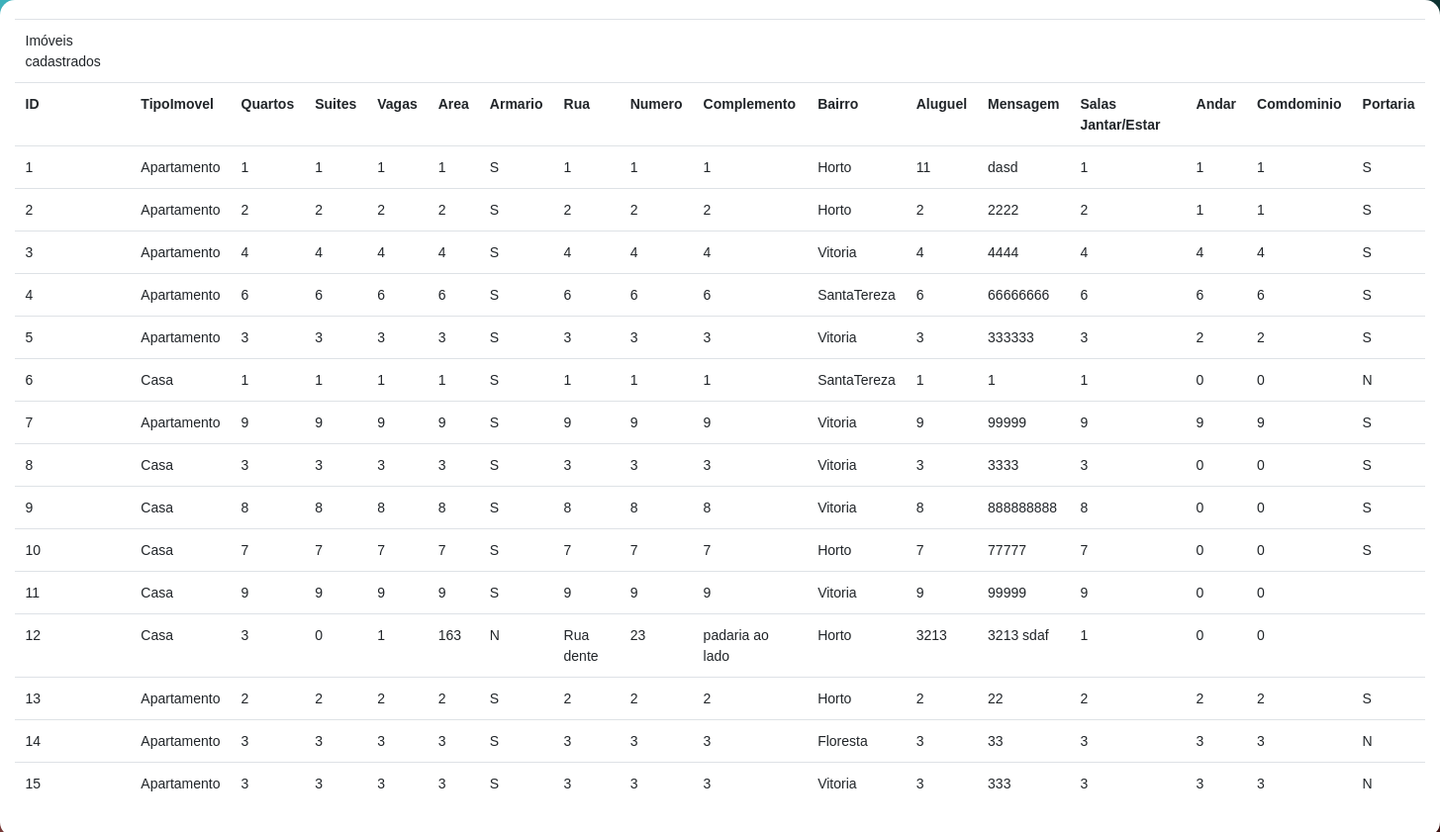
The page /consulta.php on the database as committed earlier.
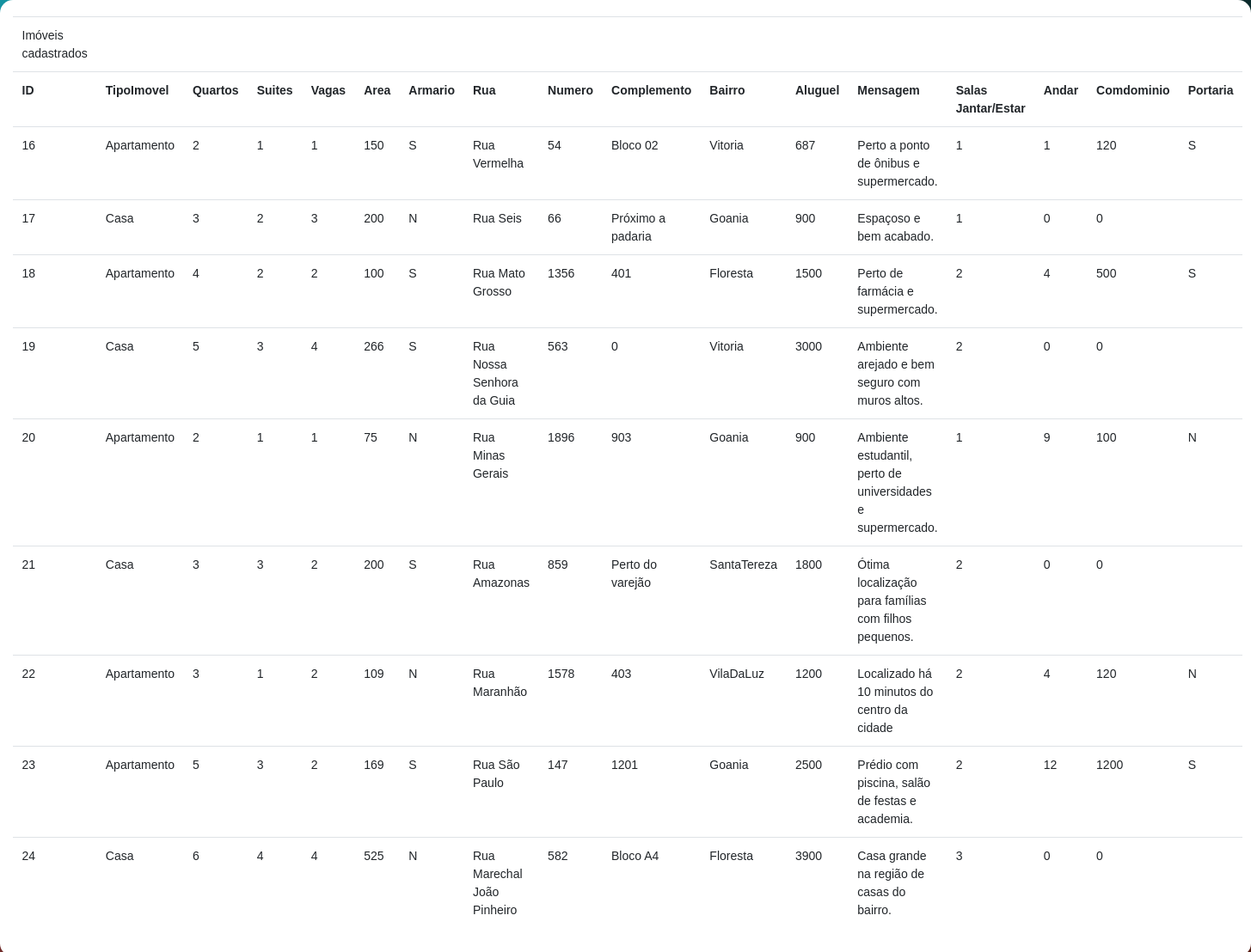
The same page on the database as committed later.
### tables this page shows
CREATE TABLE `imobiliaria` (
  `tipoImovel` varchar(30) NOT NULL,
  `quartos` int(11) NOT NULL,
  `suites` int(11) NOT NULL,
  `vagas` int(11) NOT NULL,
  `area` int(11) NOT NULL,
  `armario` varchar(1) NOT NULL,
  `rua` varchar(50) NOT NULL,
  `numero` int(11) NOT NULL,
  `complemento` varchar(100) NOT NULL,
  `bairro` varchar(50) NOT NULL,
  `aluguel` int(11) NOT NULL,
  `mensagem` varchar(100) NOT NULL,
  `salas` int(11) NOT NULL,
  `andar` int(11) NOT NULL,
  `condominio` int(11) NOT NULL,
  `portaria` varchar(1) NOT NULL,
  `ID` int(11) NOT NULL
);

### consulta.php (the view, shortened to what this page needs)
<!doctype html>
<html lang="pt-br">
  <head>
    <link rel="stylesheet" href="css/bootstrap.min.css">
    <link rel="stylesheet" href="style.css">
</head>
<body>
    <div class="containers col-lg">
<?php
		include_once("conexao.php");
		echo "<table class='table table-hover'>";
		echo "<tr>";
		echo "<td>Imóveis cadastrados</td>";
		echo "<td></td>";
		echo "<td></td>";
		echo "<td></td>";
		echo "<td></td>";
		echo "<td></td>";
		echo "<td></td>";
		echo "<td></td>";
		echo "<td></td>";
		echo "<td></td>";
		echo "<td></td>";
		echo "<td></td>";
		echo "<td></td>";
		echo "<td></td>";
		echo "<td></td>";
		echo "<td></td>";
		echo "<td></td>";
		echo "</tr>";
		echo "<tr>";
		echo "<th>ID</th>";
		echo "<th>TipoImovel</th>";
		echo "<th>Quartos</th>";
		echo "<th>Suites</th>";
		echo "<th>Vagas</th>";
		echo "<th>Area</th>";
		echo "<th>Armario</th>";
		echo "<th>Rua</th>";
		echo "<th>Numero</th>";
		echo "<th>Complemento</th>";
		echo "<th>Bairro</th>";
		echo "<th>Aluguel</th>";
		echo "<th>Mensagem</th>";
		echo "<th>Salas Jantar/Estar</th>";
		echo "<th>Andar</th>";
		echo "<th>Comdominio</th>";
		echo "<th>Portaria</th>";
		echo "</tr>";
		$result_imovel = "SELECT * FROM imobiliaria";
		$resultado_imovel = mysqli_query($conn,$result_imovel) or die("Error ao tentar buscar registro");
		while ($row_imovel = mysqli_fetch_array($resultado_imovel))  {
                $ID = $row_imovel['ID'];
				$tipoImovel =$row_imovel['tipoImovel'];$quartos=$row_imovel['quartos'];
				$suites=$row_imovel['suites'];$vagas=$row_imovel['vagas'];
				$area=$row_imovel['area'];$armario=$row_imovel['armario'];
				$rua=$row_imovel['rua'];$numero=$row_imovel['numero'];
				$complemento=$row_imovel['complemento'];$bairro=$row_imovel['bairro'];
				$aluguel=$row_imovel['aluguel'];
				$mensagem=$row_imovel['mensagem'];$salas=$row_imovel['salas'];
				$andar=$row_imovel['andar'];$condominio=$row_imovel['condominio'];
				$portaria=$row_imovel['portaria'];
                echo "<tr>";
				echo "<td>".$ID."</td>";
				echo "<td>".$tipoImovel."</td>";
				echo "<td>".$quartos."</td>";
				echo "<td>".$suites."</td>";
				echo "<td>".$vagas."</td>";
				echo "<td>".$area."</td>";
				echo "<td>".$armario."</td>";
				echo "<td>".$rua."</td>";
				echo "<td>".$numero."</td>";
				echo "<td>".$complemento."</td>";
				echo "<td>".$bairro."</td>";
				echo "<td>".$aluguel."</td>";
				echo "<td>".$mensagem."</td>";
				echo "<td>".$salas."</td>";
				echo "<td>".$andar."</td>";
				echo "<td>".$condominio."</td>";
				echo "<td>".$portaria."</td>";
				echo "</tr>";
		}
?>
    </div>
</body>
</html>

Rows that differ between the two databases and show on the page:
removed imobiliaria: ID "1", tipoImovel "Apartamento", quartos "1", suites "1", vagas "1", area "1", armario "S", rua "1", numero "1", complemento "1", bairro "Horto", aluguel "11", mensagem "dasd", salas "1", andar "1", condominio "1", portaria "S"
removed imobiliaria: ID "2", tipoImovel "Apartamento", quartos "2", suites "2", vagas "2", area "2", armario "S", rua "2", numero "2", complemento "2", bairro "Horto", aluguel "2", mensagem "2222", salas "2", andar "1", condominio "1", portaria "S"
removed imobiliaria: ID "3", tipoImovel "Apartamento", quartos "4", suites "4", vagas "4", area "4", armario "S", rua "4", numero "4", complemento "4", bairro "Vitoria", aluguel "4", mensagem "4444", salas "4", andar "4", condominio "4", portaria "S"
removed imobiliaria: ID "4", tipoImovel "Apartamento", quartos "6", suites "6", vagas "6", area "6", armario "S", rua "6", numero "6", complemento "6", bairro "SantaTereza", aluguel "6", mensagem "66666666", salas "6", andar "6", condominio "6", portaria "S"
removed imobiliaria: ID "5", tipoImovel "Apartamento", quartos "3", suites "3", vagas "3", area "3", armario "S", rua "3", numero "3", complemento "3", bairro "Vitoria", aluguel "3", mensagem "333333", salas "3", andar "2", condominio "2", portaria "S"
removed imobiliaria: ID "6", tipoImovel "Casa", quartos "1", suites "1", vagas "1", area "1", armario "S", rua "1", numero "1", complemento "1", bairro "SantaTereza", aluguel "1", mensagem "1", salas "1", andar "0", condominio "0", portaria "N"
removed imobiliaria: ID "7", tipoImovel "Apartamento", quartos "9", suites "9", vagas "9", area "9", armario "S", rua "9", numero "9", complemento "9", bairro "Vitoria", aluguel "9", mensagem "99999", salas "9", andar "9", condominio "9", portaria "S"
removed imobiliaria: ID "8", tipoImovel "Casa", quartos "3", suites "3", vagas "3", area "3", armario "S", rua "3", numero "3", complemento "3", bairro "Vitoria", aluguel "3", mensagem "3333", salas "3", andar "0", condominio "0", portaria "S"
removed imobiliaria: ID "9", tipoImovel "Casa", quartos "8", suites "8", vagas "8", area "8", armario "S", rua "8", numero "8", complemento "8", bairro "Vitoria", aluguel "8", mensagem "888888888", salas "8", andar "0", condominio "0", portaria "S"
removed imobiliaria: ID "10", tipoImovel "Casa", quartos "7", suites "7", vagas "7", area "7", armario "S", rua "7", numero "7", complemento "7", bairro "Horto", aluguel "7", mensagem "77777", salas "7", andar "0", condominio "0", portaria "S"
removed imobiliaria: ID "11", tipoImovel "Casa", quartos "9", suites "9", vagas "9", area "9", armario "S", rua "9", numero "9", complemento "9", bairro "Vitoria", aluguel "9", mensagem "99999", salas "9", andar "0", condominio "0"
removed imobiliaria: ID "12", tipoImovel "Casa", quartos "3", suites "0", vagas "1", area "163", armario "N", rua "Rua dente", numero "23", complemento "padaria ao lado", bairro "Horto", aluguel "3213", mensagem "3213 sdaf", salas "1", andar "0", condominio "0"
removed imobiliaria: ID "13", tipoImovel "Apartamento", quartos "2", suites "2", vagas "2", area "2", armario "S", rua "2", numero "2", complemento "2", bairro "Horto", aluguel "2", mensagem "22", salas "2", andar "2", condominio "2", portaria "S"
removed imobiliaria: ID "14", tipoImovel "Apartamento", quartos "3", suites "3", vagas "3", area "3", armario "S", rua "3", numero "3", complemento "3", bairro "Floresta", aluguel "3", mensagem "33", salas "3", andar "3", condominio "3", portaria "N"
removed imobiliaria: ID "15", tipoImovel "Apartamento", quartos "3", suites "3", vagas "3", area "3", armario "S", rua "3", numero "3", complemento "3", bairro "Vitoria", aluguel "3", mensagem "333", salas "3", andar "3", condominio "3", portaria "N"
added imobiliaria: ID "16", tipoImovel "Apartamento", quartos "2", suites "1", vagas "1", area "150", armario "S", rua "Rua Vermelha", numero "54", complemento "Bloco 02", bairro "Vitoria", aluguel "687", mensagem "Perto a ponto de ônibus e supermercado.", salas "1", andar "1", condominio "120", portaria "S"
added imobiliaria: ID "17", tipoImovel "Casa", quartos "3", suites "2", vagas "3", area "200", armario "N", rua "Rua Seis", numero "66", complemento "Próximo a padaria", bairro "Goania", aluguel "900", mensagem "Espaçoso e bem acabado.", salas "1", andar "0", condominio "0"
added imobiliaria: ID "18", tipoImovel "Apartamento", quartos "4", suites "2", vagas "2", area "100", armario "S", rua "Rua Mato Grosso", numero "1356", complemento "401", bairro "Floresta", aluguel "1500", mensagem "Perto de farmácia e supermercado.", salas "2", andar "4", condominio "500", portaria "S"
added imobiliaria: ID "19", tipoImovel "Casa", quartos "5", suites "3", vagas "4", area "266", armario "S", rua "Rua Nossa Senhora da Guia", numero "563", complemento "0", bairro "Vitoria", aluguel "3000", mensagem "Ambiente arejado e bem seguro com muros altos.", salas "2", andar "0", condominio "0"
added imobiliaria: ID "20", tipoImovel "Apartamento", quartos "2", suites "1", vagas "1", area "75", armario "N", rua "Rua Minas Gerais", numero "1896", complemento "903", bairro "Goania", aluguel "900", mensagem "Ambiente estudantil, perto de universidades e supermercado.", salas "1", andar "9", condominio "100", portaria "N"
added imobiliaria: ID "21", tipoImovel "Casa", quartos "3", suites "3", vagas "2", area "200", armario "S", rua "Rua Amazonas", numero "859", complemento "Perto do varejão", bairro "SantaTereza", aluguel "1800", mensagem "Ótima localização para famílias com filhos pequenos.", salas "2", andar "0", condominio "0"
added imobiliaria: ID "22", tipoImovel "Apartamento", quartos "3", suites "1", vagas "2", area "109", armario "N", rua "Rua Maranhão", numero "1578", complemento "403", bairro "VilaDaLuz", aluguel "1200", mensagem "Localizado há 10 minutos do centro da cidade", salas "2", andar "4", condominio "120", portaria "N"
added imobiliaria: ID "23", tipoImovel "Apartamento", quartos "5", suites "3", vagas "2", area "169", armario "S", rua "Rua São Paulo", numero "147", complemento "1201", bairro "Goania", aluguel "2500", mensagem "Prédio com piscina, salão de festas e academia.", salas "2", andar "12", condominio "1200", portaria "S"
added imobiliaria: ID "24", tipoImovel "Casa", quartos "6", suites "4", vagas "4", area "525", armario "N", rua "Rua Marechal João Pinheiro", numero "582", complemento "Bloco A4", bairro "Floresta", aluguel "3900", mensagem "Casa grande na região de casas do bairro.", salas "3", andar "0", condominio "0"
